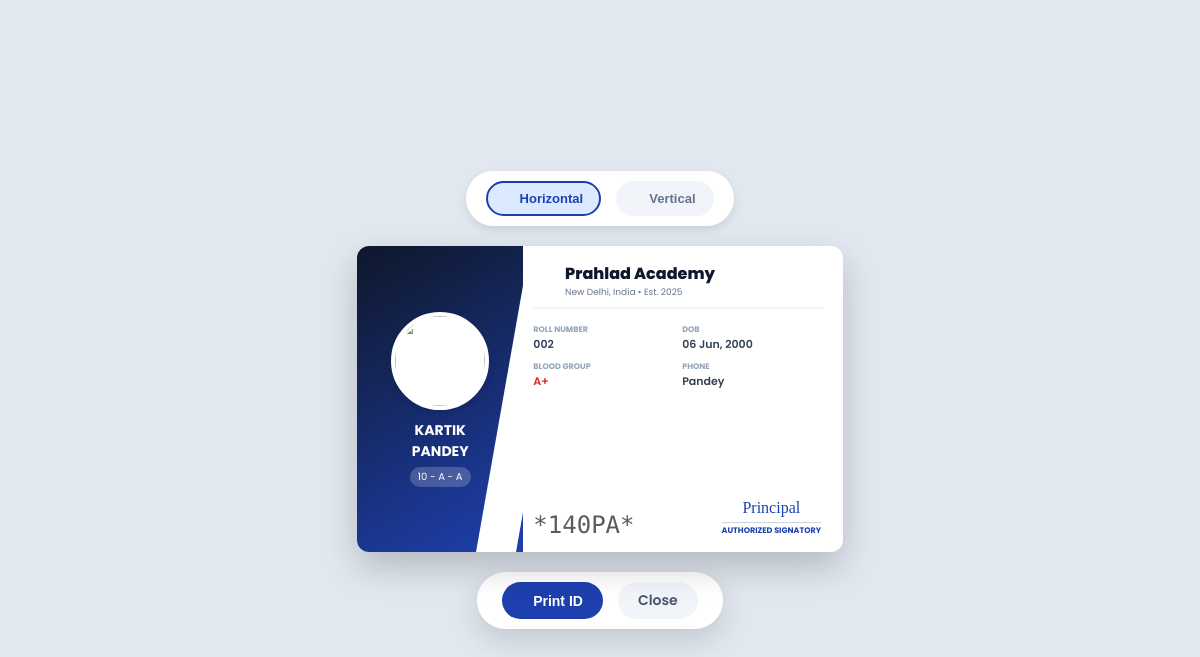
Screenshot of /id_card/140/ (signed in) with the database file from the repository.
### members/models.py (models this page shows, shortened)
class Member(models.Model):
    school = models.ForeignKey(School, on_delete=models.CASCADE, null=True, blank=True)
    admission_no = models.CharField(max_length=50, null=True, blank=True)
    firstname = models.CharField(max_length=255)
    lastname = models.CharField(max_length=255)
    father_name = models.CharField(max_length=255, null=True, blank=True)
    mobile_number = models.CharField(max_length=15, null=True, blank=True)
    email = models.EmailField(null=True, blank=True)
    student_class = models.ForeignKey(ClassRoom, on_delete=models.SET_NULL, null=True, blank=True)
    roll_number = models.CharField(max_length=20, null=True, blank=True)
    gender = models.CharField(max_length=10, choices=[('Male', 'Male'), ('Female', 'Female')], default='Male')
    dob = models.DateField(null=True, blank=True)
    address = models.TextField(null=True, blank=True)
    joined_date = models.DateField(auto_now_add=True, null=True)
    profile_pic = models.ImageField(null=True, blank=True, upload_to="student_images/")
    blood_group = models.CharField(max_length=5, null=True, blank=True)
    medical_conditions = models.TextField(null=True, blank=True)
    transport_mode = models.CharField(max_length=20, null=True, blank=True)
    route_name = models.CharField(max_length=100, null=True, blank=True)
    house_team = models.CharField(max_length=20, null=True, blank=True)
    preferred_stream = models.CharField(max_length=50, null=True, blank=True)
    fee_total = models.DecimalField(max_digits=10, decimal_places=2, default=0)
    fee_paid = models.DecimalField(max_digits=10, decimal_places=2, default=0)

class ClassRoom(models.Model):
    school = models.ForeignKey(School, on_delete=models.CASCADE, null=True, blank=True)
    name = models.CharField(max_length=50)
    section = models.CharField(max_length=10, default='A')
    class Meta:
        unique_together = ('name', 'section')
    def __str__(self):
        return f"{self.name} - {self.section}"

### members/views.py (the view)
# urls.py: path('id_card/<int:id>/', views.id_card, name='id_card'),
@login_required
def id_card(request, id):
    return render(request, 'id_card.html', {'student': get_object_or_404(Member, id=id)})

### members/templates/id_card.html (shortened to what this page needs)
{% load static %}
<!DOCTYPE html>
<html lang="en">
<head>
    <link href="{% static 'vendor/fontawesome-free/css/all.min.css' %}" rel="stylesheet" type="text/css">
</head>
<body>
    <div class="layout-controls">
        <button class="layout-btn active" onclick="showLayout('horizontal')">
            <i class="fas fa-id-card"></i> Horizontal
        </button>
        <button class="layout-btn" onclick="showLayout('vertical')">
            <i class="fas fa-portrait"></i> Vertical
        </button>
    </div>
    <div id="card-horizontal" class="card-horizontal">
        <div class="h-left">
            {% if student.profile_pic %}
                <img src="{{ student.profile_pic.url }}" class="student-photo" alt="Student">
            {% else %}
                <img src="https://cdn-icons-png.flaticon.com/512/3135/3135715.png" class="student-photo">
            {% endif %}
            <div style="font-size: 14px; font-weight: 700; margin-top:10px; text-transform: uppercase;">{{ student.firstname }}<br>{{ student.lastname }}</div>
            <div style="font-size: 10px; background: rgba(255,255,255,0.2); padding: 2px 8px; border-radius:10px; margin-top:5px;">
                {{ student.student_class }} - {{ student.student_class.section }}
            </div>
        </div>
        <div class="h-right">
            <div style="border-bottom: 2px solid #f1f5f9; padding-bottom: 8px; margin-bottom: 12px; display: flex; align-items: center;">
                <i class="fas fa-university" style="font-size: 28px; color: var(--primary-blue); margin-right: 10px;"></i>
                <div>
                    <h3 style="margin:0; font-size:16px; font-weight:800; color:var(--dark-blue);">Prahlad Academy</h3>
                    <p style="margin:0; font-size:9px; color:#64748b;">New Delhi, India • Est. 2025</p>
                </div>
            </div>
            <div class="info-grid">
                <div class="info-box"><label>Roll Number</label><p>{{ student.roll_number|default:"-" }}</p></div>
                <div class="info-box"><label>DOB</label><p>{{ student.dob|date:"d M, Y"|default:"-" }}</p></div>
                <div class="info-box"><label>Blood Group</label><p style="color: #dc2626;">{{ student.blood_group|default:"-" }}</p></div>
                <div class="info-box"><label>Phone</label><p>{{ student.mobile_number|default:"-" }}</p></div>
            </div>
            <div style="position:absolute; bottom:15px; width:90%; display:flex; justify-content:space-between; align-items:flex-end;">
                <div class="barcode">*{{ student.id }}PA*</div>
                <div style="text-align:center;">
                    <span style="font-family:'Brush Script MT',cursive; font-size:16px; color:var(--primary-blue);">Principal</span>
                    <span class="sig-label">AUTHORIZED SIGNATORY</span>
                </div>
            </div>
        </div>
    </div>
    <div class="action-bar">
        <button onclick="window.print()" class="btn btn-print"><i class="fas fa-print mr-2"></i>Print ID</button>
        <a href="javascript:window.close();" class="btn btn-close">Close</a>
    </div>
</body>
</html>

### members/templates/id_card.html (style rules this page uses)
:root { --primary-blue: #1e40af; --dark-blue: #0f172a; --bg-gray: #e2e8f0; }
body { background-color: var(--bg-gray); font-family: 'Poppins', sans-serif; display: flex; flex-direction: column; justify-content: center; align-items: center; min-height: 100vh; margin: 0; gap: 20px; }
.layout-controls { background: white; padding: 10px 20px; border-radius: 50px; box-shadow: 0 4px 10px rgba(0,0,0,0.1); display: flex; gap: 15px; z-index: 100; }
.layout-btn { border: 2px solid transparent; background: #f1f5f9; color: #64748b; padding: 8px 16px; border-radius: 20px; font-size: 13px; font-weight: 600; cursor: pointer; transition: all 0.2s; display: flex; align-items: center; gap: 5px; }
.layout-btn.active { background: #dbeafe; color: var(--primary-blue); border-color: var(--primary-blue); }
.card-horizontal { width: 486px; height: 306px; background: #fff; border-radius: 12px; box-shadow: 0 15px 35px rgba(0,0,0,0.2); overflow: hidden; display: flex; position: relative; }
.h-left { width: 32%; background: linear-gradient(150deg, var(--dark-blue) 0%, var(--primary-blue) 100%); display: flex; flex-direction: column; align-items: center; justify-content: center; color: white; padding: 15px; text-align: center; position: relative; }
.h-left::after { content: ""; position: absolute; top: 0; right: -20px; width: 40px; height: 100%; background: white; transform: skewX(-10deg); }
.h-right { width: 68%; padding: 15px 20px 15px 10px; position: relative; }
.student-photo { width: 90px; height: 90px; border-radius: 50%; border: 4px solid white; object-fit: cover; background: #fff; z-index: 10; box-shadow: 0 4px 6px rgba(0,0,0,0.1); }
.info-grid { display: grid; grid-template-columns: 1fr 1fr; gap: 8px; margin-top: 15px; text-align: left; }
.info-box label { display: block; font-size: 8px; color: #94a3b8; font-weight: 700; text-transform: uppercase; }
.info-box p { margin: 0; font-size: 11px; font-weight: 600; color: #334155; }
.barcode { font-family: 'Libre Barcode 39 Text', cursive; font-size: 24px; color: #333; line-height: 1; opacity: 0.8; }
.sig-label { font-size: 8px; color: var(--primary-blue); font-weight: 700; border-top: 1px solid #cbd5e1; padding-top: 2px; display: block; margin-top: 2px; }
.action-bar { background: white; padding: 10px 25px; border-radius: 50px; box-shadow: 0 10px 30px rgba(0,0,0,0.15); display: flex; gap: 15px; }
.btn { text-decoration: none; padding: 8px 20px; border-radius: 30px; font-size: 14px; font-weight: 600; border: none; cursor: pointer; transition: transform 0.2s; }
.btn-print { background: var(--primary-blue); color: white; }
.btn-close { background: #f1f5f9; color: #475569; }

### rows the page displays
Member: firstname "KARTIK", lastname "PANDEY", student_class "10 - A", student_class.section "A", roll_number "002", dob "06 Jun, 2000", blood_group "A+", mobile_number "Pandey", id "140"
